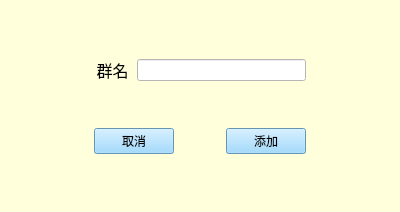
<?xml version="1.0" encoding="UTF-8"?>
<ui version="4.0">
 <class>AddGroup</class>
 <widget class="QWidget" name="AddGroup">
  <property name="geometry">
   <rect>
    <x>0</x>
    <y>0</y>
    <width>400</width>
    <height>212</height>
   </rect>
  </property>
  <property name="windowTitle">
   <string>Form</string>
  </property>
  <property name="styleSheet">
   <string notr="true">background-color: rgb(255, 255, 220);</string>
  </property>
  <layout class="QGridLayout" name="gridLayout_2">
   <item row="1" column="2">
    <spacer name="horizontalSpacer_2">
     <property name="orientation">
      <enum>Qt::Horizontal</enum>
     </property>
     <property name="sizeHint" stdset="0">
      <size>
       <width>40</width>
       <height>20</height>
      </size>
     </property>
    </spacer>
   </item>
   <item row="2" column="1">
    <spacer name="verticalSpacer">
     <property name="orientation">
      <enum>Qt::Vertical</enum>
     </property>
     <property name="sizeHint" stdset="0">
      <size>
       <width>20</width>
       <height>40</height>
      </size>
     </property>
    </spacer>
   </item>
   <item row="0" column="1">
    <spacer name="verticalSpacer_2">
     <property name="orientation">
      <enum>Qt::Vertical</enum>
     </property>
     <property name="sizeHint" stdset="0">
      <size>
       <width>20</width>
       <height>40</height>
      </size>
     </property>
    </spacer>
   </item>
   <item row="1" column="1">
    <layout class="QGridLayout" name="gridLayout">
     <item row="0" column="1" colspan="3">
      <widget class="QLineEdit" name="lineEdit">
       <property name="styleSheet">
        <string notr="true">background-color: rgb(255, 255, 255);</string>
       </property>
      </widget>
     </item>
     <item row="2" column="2">
      <spacer name="horizontalSpacer">
       <property name="orientation">
        <enum>Qt::Horizontal</enum>
       </property>
       <property name="sizeHint" stdset="0">
        <size>
         <width>40</width>
         <height>20</height>
        </size>
       </property>
      </spacer>
     </item>
     <item row="2" column="0" colspan="2">
      <widget class="QPushButton" name="cancelButton">
       <property name="styleSheet">
        <string notr="true">background-color: rgb(137, 208, 255);</string>
       </property>
       <property name="text">
        <string>取消</string>
       </property>
      </widget>
     </item>
     <item row="0" column="0">
      <widget class="QLabel" name="label">
       <property name="font">
        <font>
         <family>AcadEref</family>
         <pointsize>10</pointsize>
        </font>
       </property>
       <property name="text">
        <string>&lt;html&gt;&lt;head/&gt;&lt;body&gt;&lt;p align=&quot;center&quot;&gt;&lt;span style=&quot; font-size:12pt;&quot;&gt;群名&lt;/span&gt;&lt;/p&gt;&lt;/body&gt;&lt;/html&gt;</string>
       </property>
      </widget>
     </item>
     <item row="2" column="3">
      <widget class="QPushButton" name="addButton">
       <property name="styleSheet">
        <string notr="true">background-color: rgb(137, 208, 255);</string>
       </property>
       <property name="text">
        <string>添加</string>
       </property>
      </widget>
     </item>
     <item row="1" column="0">
      <spacer name="verticalSpacer_3">
       <property name="orientation">
        <enum>Qt::Vertical</enum>
       </property>
       <property name="sizeHint" stdset="0">
        <size>
         <width>20</width>
         <height>40</height>
        </size>
       </property>
      </spacer>
     </item>
    </layout>
   </item>
   <item row="1" column="0">
    <spacer name="horizontalSpacer_3">
     <property name="orientation">
      <enum>Qt::Horizontal</enum>
     </property>
     <property name="sizeHint" stdset="0">
      <size>
       <width>40</width>
       <height>20</height>
      </size>
     </property>
    </spacer>
   </item>
  </layout>
 </widget>
 <resources/>
 <connections/>
</ui>
